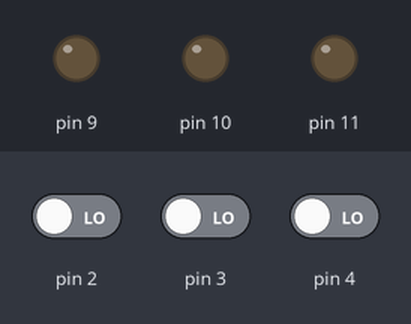
The sketch below on a simulated Arduino Uno, built with avr-gcc and run on an emulated ATmega328P. Parts: output pins drawn as LEDs (lit = HIGH). The test bench sets the inputs (shaded band); at power-on: pin 2 LOW, pin 3 LOW, pin 4 LOW.

Above: at 1.2 s.
1.3 s: pin 2 driven HIGH
At 2.05 s:
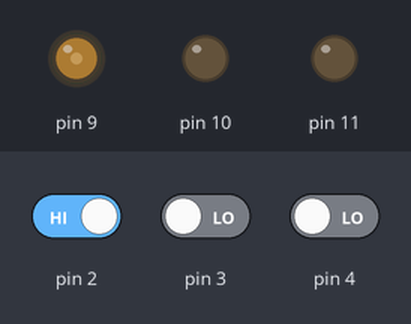
4.3 s: pin 3 driven HIGH
7.3 s: pin 4 driven HIGH
10.3 s: pin 2 driven LOW
At 10.49 s:
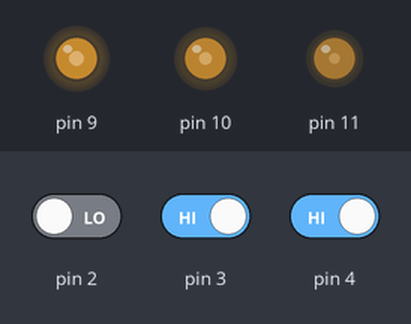
13.3 s: pin 3 driven LOW
At 13.8 s:
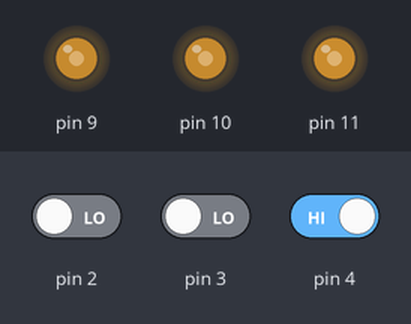
16.3 s: pin 2 driven HIGH
At 16.82 s:
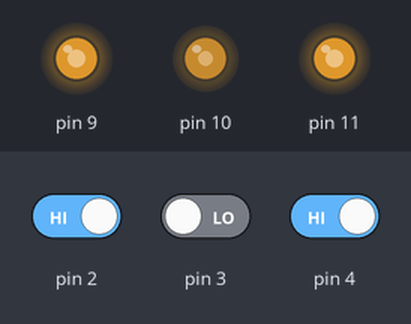
Timing chart, 0 to 42.6 s (numbered marks = the images above; inputs shaded):
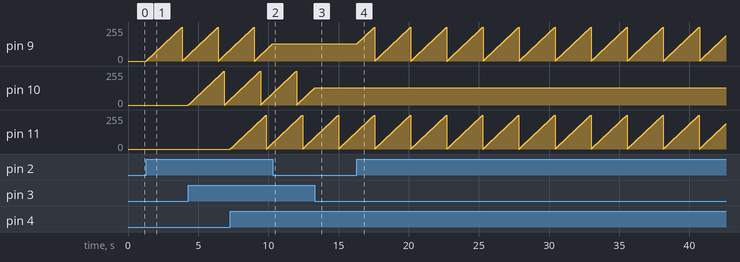

Measured:
- after the input at 10.3 s, pin 9: stays 128/255 (without the input it goes to 129/255 after 0.00 s)
- after the input at 13.3 s, pin 10: stays 128/255 (without the input it goes to 129/255 after 0.01 s)
- after the input at 16.3 s, pin 9: ramps from 0/255 to 255/255 and jumps back, once every 2.6 s
- by itself, pin 11: ramps from 0/255 to 255/255 and jumps back, once every 2.6 s

The sketch:

Arduino_Maker_03-5.ino
```cpp
int r=0, g=0, b=0;
void setup() {
  // put your setup code here, to run once:
  pinMode(2, INPUT);
  pinMode(3, INPUT);
  pinMode(4, INPUT);
}

void loop() {
  // put your main code here, to run repeatedly:
  if (digitalRead(2) == HIGH)
  {
    r++;
    if (r>255)
    {
      r=0;
    }
  }

  if (digitalRead(3) == HIGH)
  {
    g++;
    if (g>255)
    {
      g=0;
    }
  }

  if (digitalRead(4) == HIGH)
  {
    b++;
    if (b>255)
    {
      b=0;
    }
  }
  analogWrite(9, r);
  analogWrite(10, g);
  analogWrite(11, b);
  delay(10);
}
```
